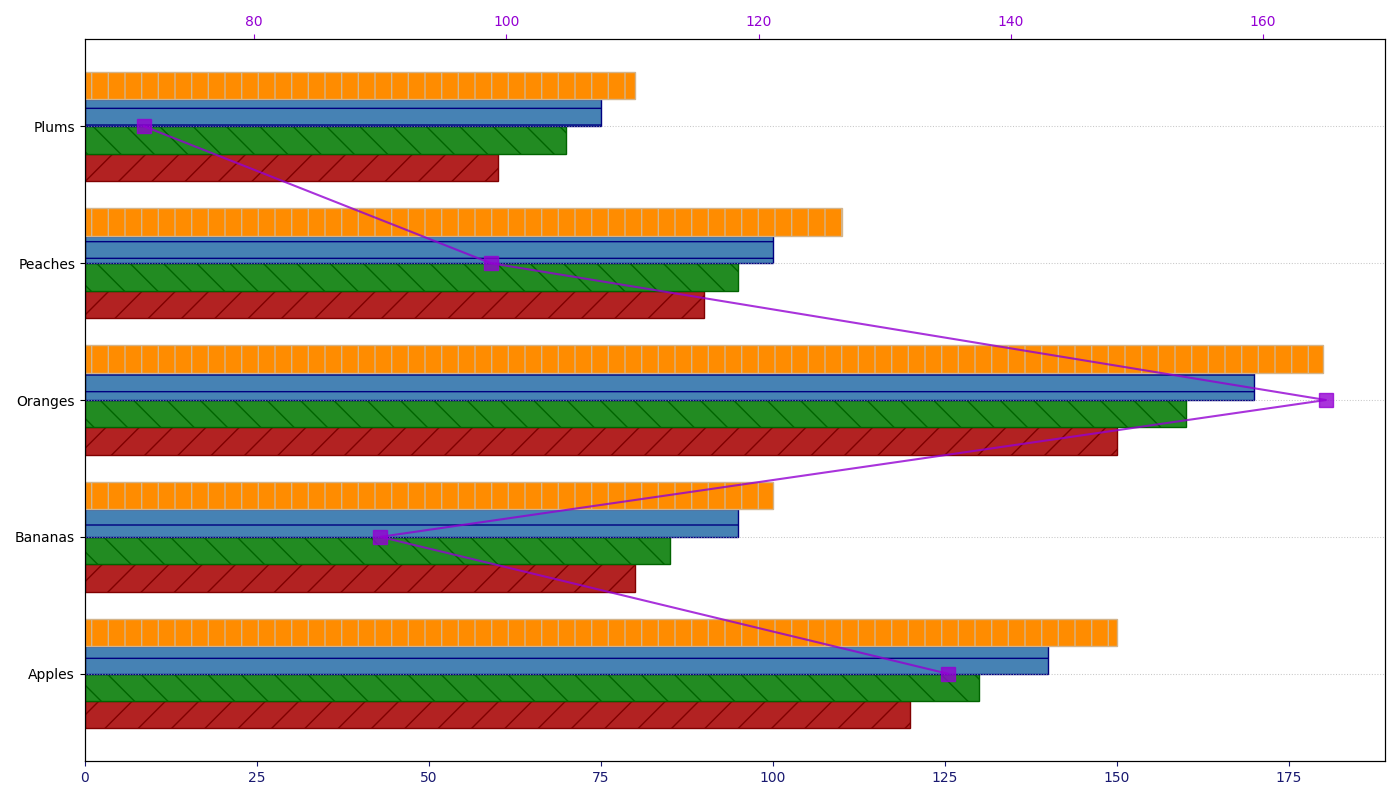

Reproduce this figure in Python.
import matplotlib.pyplot as plt
import numpy as np

categories = ["Apples", "Bananas", "Oranges", "Peaches", "Plums"]
q1_sales = [120, 80, 150, 90, 60]
q2_sales = [130, 85, 160, 95, 70]
q3_sales = [140, 95, 170, 100, 75]
q4_sales = [150, 100, 180, 110, 80]
avg_sales_per_quarter = np.mean([q1_sales, q2_sales, q3_sales, q4_sales], axis=0)

fig, ax1 = plt.subplots(figsize=(14, 8))

height = 0.2
y = np.arange(len(categories))

bars1 = ax1.barh(y - 1.5*height, q1_sales, height, color='firebrick', hatch='/', edgecolor='maroon')
bars2 = ax1.barh(y - 0.5*height, q2_sales, height, color='forestgreen', hatch='\\', edgecolor='darkgreen')
bars3 = ax1.barh(y + 0.5*height, q3_sales, height, color='steelblue', hatch='-', edgecolor='navy')
bars4 = ax1.barh(y + 1.5*height, q4_sales, height, color='darkorange', hatch='|', edgecolor='tan')

ax1.set_yticks(y)
ax1.tick_params(axis='x', colors='midnightblue')
ax1.grid(axis='y', linestyle=':', linewidth=0.75, alpha=0.7)

ax2 = ax1.twiny()
ax2.plot(avg_sales_per_quarter, categories, color='darkviolet', linestyle='-', marker='s', markersize=10, alpha=0.8)
ax2.tick_params(axis='x', colors='darkviolet')

plt.tight_layout()
plt.show()
